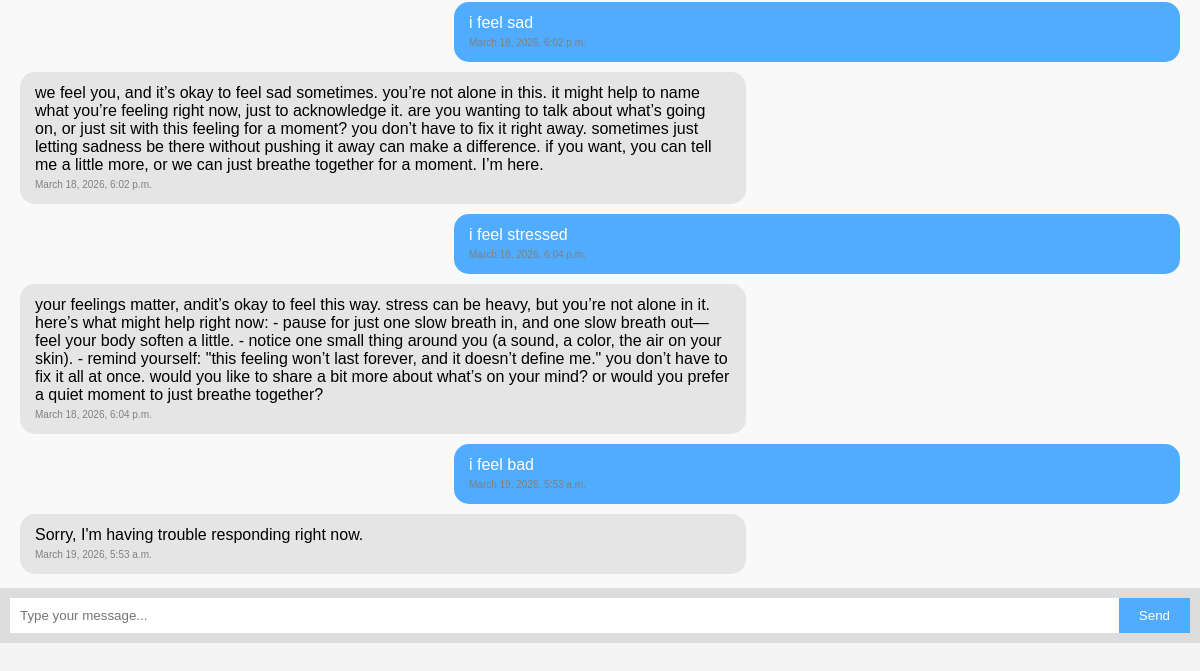
Before: /home/ (signed in, lower part) with the older database file.
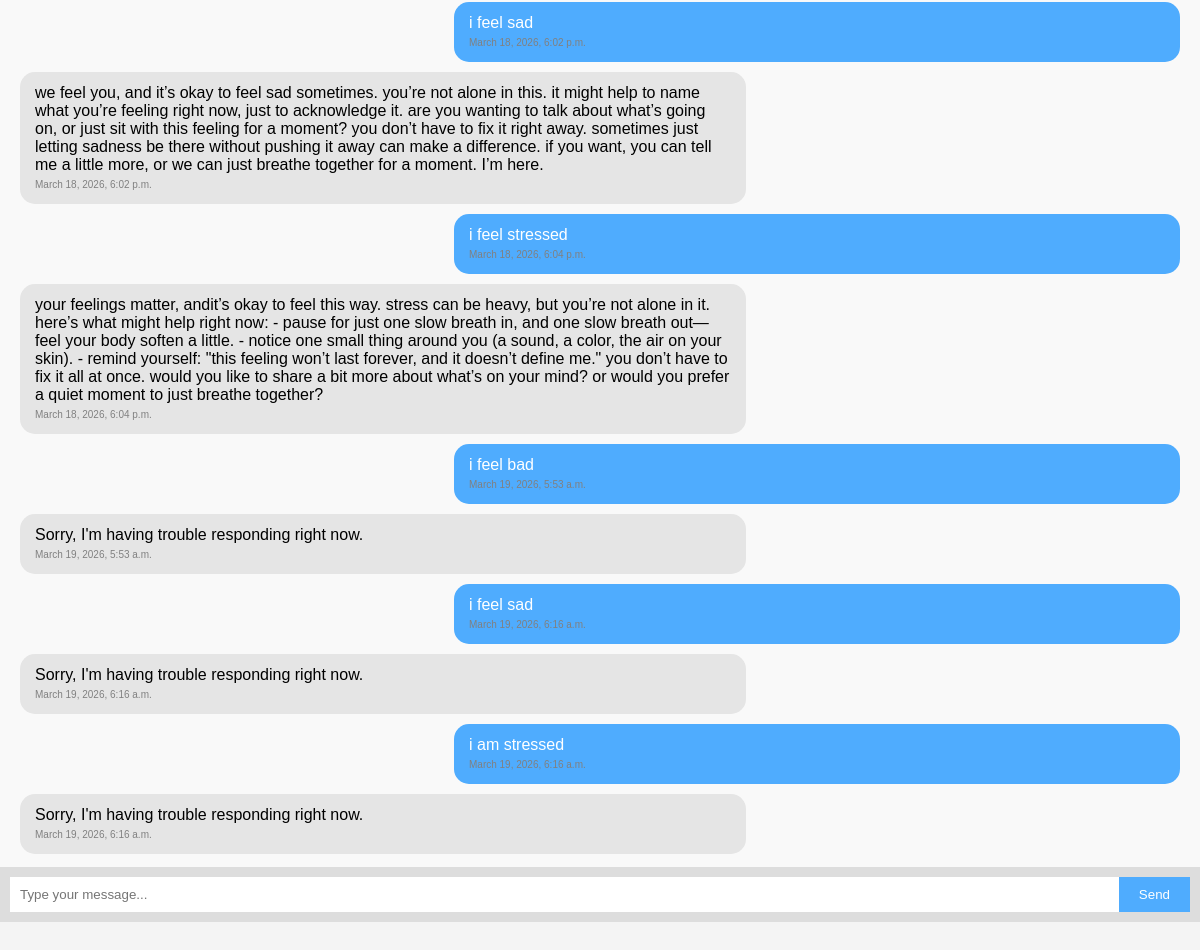
After: the same page with the newer database file.
### chatbot/models.py (models this page shows, shortened)
class ChatMessage(models.Model):
    user = models.ForeignKey(User, on_delete=models.CASCADE)
    message = models.TextField()
    response = models.TextField()
    timestamp = models.DateTimeField(auto_now_add=True)

### chatbot/views.py (the view)
# urls.py: path('home/', views.home, name='home'),
@login_required
def home(request):
    messages = ChatMessage.objects.filter(user=request.user).order_by('timestamp')
    return render(request, 'home.html', {'messages': messages})

### templates/home.html (shortened to what this page needs)
<!DOCTYPE html>
<html>
<head>
</head>
<body>
<div id="chat-box" class="chat-container">
    {% for msg in messages %}
        <div class="message user">
            {{ msg.message }}
            <br><small>{{ msg.timestamp }}</small>
        </div>
        <div class="message bot">
            {{ msg.response }}
            <br><small>{{ msg.timestamp }}</small>
        </div>
    {% endfor %}
</div>
<div class="input-box">
    <input id="message" placeholder="Type your message..." />
    <button onclick="sendMessage()">Send</button>
</div>
</body>
</html>

### templates/home.html (style rules this page uses)
body { margin: 0; font-family: Arial; background: #f4f4f4; }
.chat-container { height: 75vh; overflow-y: auto; padding: 20px; background: #f9f9f9; }
.message { margin: 10px 0; padding: 12px 15px; border-radius: 15px; max-width: 60%; word-wrap: break-word; }
.user { background: #4facfe; color: white; margin-left: auto; }
.bot { background: #e5e5e5; color: black; margin-right: auto; }
small { font-size: 10px; color: gray; }
.input-box { display: flex; padding: 10px; background: #ddd; }
input { flex: 1; padding: 10px; border: none; outline: none; }
button { padding: 10px 20px; background: #4facfe; color: white; border: none; cursor: pointer; }

Changed rows visible on the page:
added ChatMessage: message "i feel sad", timestamp "March 19, 2026, 6:16 a.m.", response "Sorry, I'm having trouble responding right now."
added ChatMessage: message "i am stressed", timestamp "March 19, 2026, 6:16 a.m.", response "Sorry, I'm having trouble responding right now."
